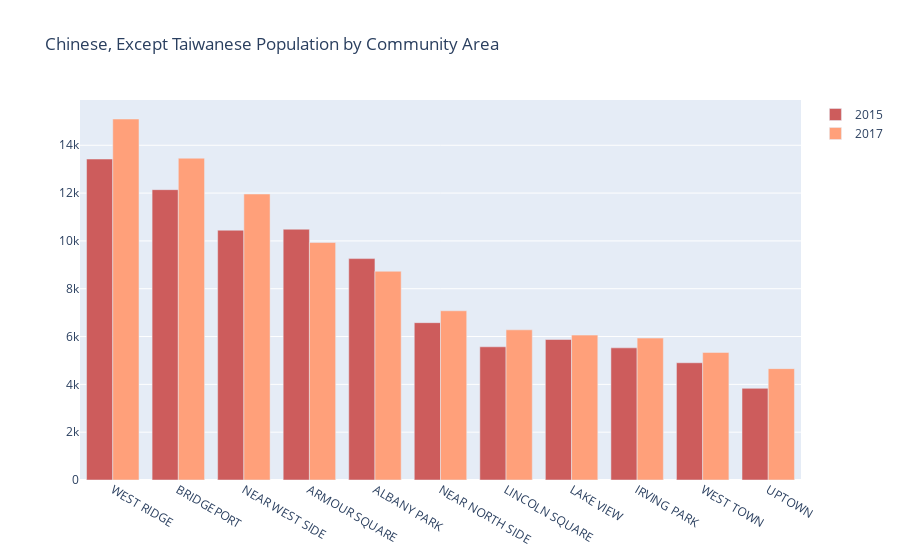

Notebook code cell kept with this figure:
### Code cell
cas = list(top_10.community)

fig = go.Figure(data=[
    go.Bar(name='2015', x=cas, y=list(top_10.B02018_001E_2015), marker_color='indianred'),
    go.Bar(name='2017', x=cas, y=list(top_10.B02018_001E_2017), marker_color='lightsalmon')
])
# Change the bar mode
fig.update_layout(barmode='group', title_text='Chinese, Except Taiwanese Population by Community Area')
fig.show()

### Figure 1 — Plotly figure (JSON) as saved in the notebook; plotly's stock layout.template omitted (floating-point values rounded to 4 significant figures)
{"data": [{"marker": {"color": "indianred"}, "name": "2015", "type": "bar", "x": ["WEST RIDGE", "BRIDGEPORT", "NEAR WEST SIDE", "ARMOUR SQUARE", "ALBANY PARK", "NEAR NORTH SIDE", "LINCOLN SQUARE", "LAKE VIEW", "IRVING PARK", "WEST TOWN", "UPTOWN"], "y": [13425, 12143, 10448, 10489, 9260, 6581, 5571, 5876, 5527, 4904, 3834]}, {"marker": {"color": "lightsalmon"}, "name": "2017", "type": "bar", "x": ["WEST RIDGE", "BRIDGEPORT", "NEAR WEST SIDE", "ARMOUR SQUARE", "ALBANY PARK", "NEAR NORTH SIDE", "LINCOLN SQUARE", "LAKE VIEW", "IRVING PARK", "WEST TOWN", "UPTOWN"], "y": [15099, 13460, 11962, 9931, 8730, 7078, 6281, 6060, 5935, 5335, 4658]}], "layout": {"barmode": "group", "title": {"text": "Chinese, Except Taiwanese Population by Community Area"}}}
